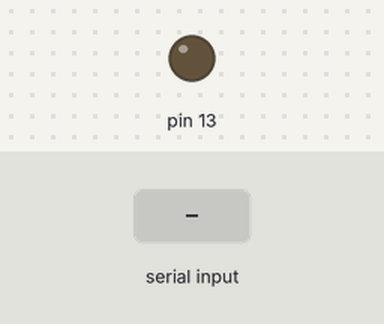
Bench run of a sketch on a simulated Arduino Uno, built with avr-gcc and run on an emulated ATmega328P. Shown: output pins drawn as LEDs (lit = HIGH). The test bench sets the inputs (shaded band).

Above: at 1.2 s.
1.3 s: "a" received over Serial
At 2.1 s:
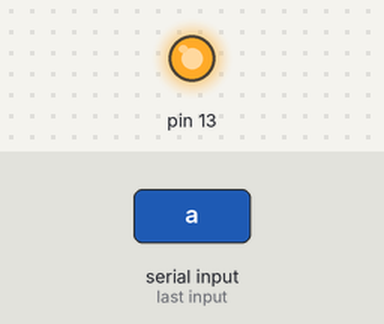
2.8 s: "b" received over Serial
At 3.2 s:
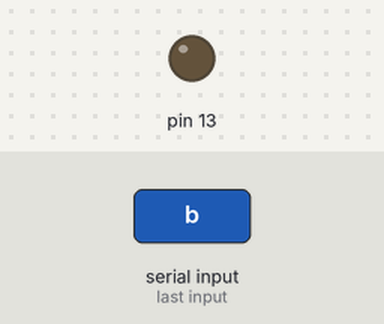
Timing chart, 0 to 5.8 s (numbered marks = the images above; inputs shaded):
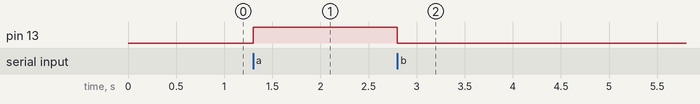

Measured:
- after the input at 1.3 s, pin 13: LOW → HIGH at once
- after the input at 2.8 s, pin 13: HIGH → LOW at once

The sketch:

labviewreceiver.ino
```cpp
void setup() {
Serial.begin(9600);

  pinMode(13,OUTPUT);

}

void loop() {

if (Serial.read() == 'a'){

digitalWrite(13,HIGH) ;


}
 if (Serial.read() == 'b'){

digitalWrite(13,LOW) ;


}

}
```
